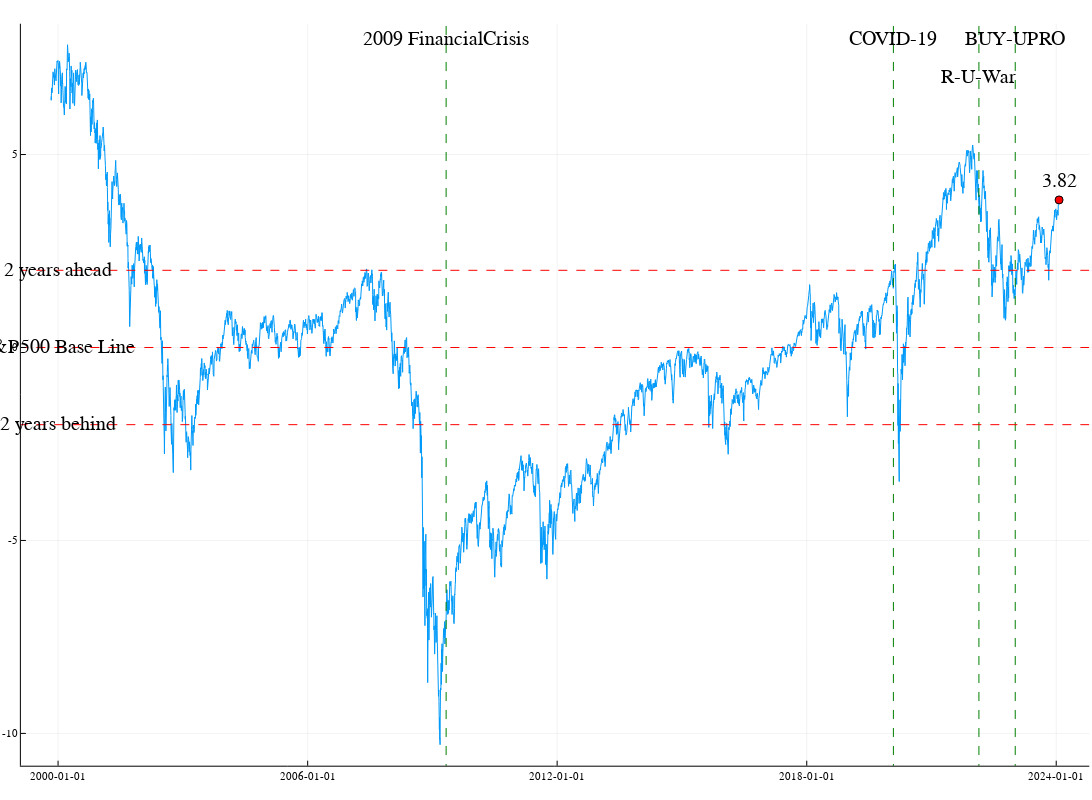

Write notebook code for a chart like this one.
### Code cell
latest_plot = plot(data.timestamp, data.year_adjusted_log_close, label=false, size=(1600,800))

# Add special events to the plot
add_event("2009-05-01", "2009\nFinancialCrisis", 8)
add_event("2020-02-01", "COVID-19", 8)
add_event("2022-02-21", "R-U-War", 7)
add_event("2023-01-06", "BUY-UPRO", 8)

# Add lines represent how many years the price is ahead or behind
date_annotate = Date("2000-01-01", "yyyy-mm-dd")
hline!([0], label=false, color=:red, linestyle=:dash)
annotate!(date_annotate, 0, text("S&P500 Base Line"))
hline!([2], label=false, color=:red, linestyle=:dash)
annotate!(date_annotate, 2, text("2 years ahead"))
hline!([-2], label=false, color=:red, linestyle=:dash)
annotate!(date_annotate, -2, text("2 years behind"))

# Add current price position with rounded year value
scatter!([data.timestamp[1]], [data.year_adjusted_log_close[1]], label=false, color=:red, markershape=:circle)
annotate!(data.timestamp[1], data.year_adjusted_log_close[1]+0.5, text("$(round(data.year_adjusted_log_close[1], digits=2))"))

# Save plot to file before display
file_name = "results/"*Dates.format(now(), "yyyy-mm-dd")*".png"
isfile(file_name) && rm(file_name)
savefig(latest_plot, file_name);

display(latest_plot)

### Figure 1 — Plotly figure (JSON) as saved in the notebook; plotly's stock layout.template omitted (floating-point values rounded to 4 significant figures; data arrays with more than 128 entries replaced by an {"elided": "..."} marker saying what was removed)
{"data": [{"colorbar": {"len": 0.9763, "title": "", "x": 0.9975, "y": 0.5069}, "legendgroup": "", "line": {"color": "rgba(0, 154, 250, 1.000)", "dash": "solid", "shape": "linear", "width": 1}, "mode": "lines", "name": "", "showlegend": false, "type": "scatter", "x": {"elided": "6098 int values"}, "xaxis": "x", "y": {"elided": "6098 float values"}, "yaxis": "y"}, {"colorbar": {"len": 0.9763, "title": "", "x": 0.9975, "y": 0.5069}, "legendgroup": "", "line": {"color": "rgba(0, 128, 0, 1.000)", "dash": "dash", "shape": "linear", "width": 1}, "mode": "lines", "name": "", "showlegend": false, "type": "scatter", "x": [733528, 733528], "xaxis": "x", "y": [-1933.0, 1931.0], "yaxis": "y"}, {"colorbar": {"len": 0.9763, "title": "", "x": 0.9975, "y": 0.5069}, "legendgroup": "", "line": {"color": "rgba(0, 128, 0, 1.000)", "dash": "dash", "shape": "linear", "width": 1}, "mode": "lines", "name": "", "showlegend": false, "type": "scatter", "x": [737456, 737456], "xaxis": "x", "y": [-1933.0, 1931.0], "yaxis": "y"}, {"colorbar": {"len": 0.9763, "title": "", "x": 0.9975, "y": 0.5069}, "legendgroup": "", "line": {"color": "rgba(0, 128, 0, 1.000)", "dash": "dash", "shape": "linear", "width": 1}, "mode": "lines", "name": "", "showlegend": false, "type": "scatter", "x": [738207, 738207], "xaxis": "x", "y": [-1933.0, 1931.0], "yaxis": "y"}, {"colorbar": {"len": 0.9763, "title": "", "x": 0.9975, "y": 0.5069}, "legendgroup": "", "line": {"color": "rgba(0, 128, 0, 1.000)", "dash": "dash", "shape": "linear", "width": 1}, "mode": "lines", "name": "", "showlegend": false, "type": "scatter", "x": [738526, 738526], "xaxis": "x", "y": [-1933.0, 1931.0], "yaxis": "y"}, {"colorbar": {"len": 0.9763, "title": "", "x": 0.9975, "y": 0.5069}, "legendgroup": "", "line": {"color": "rgba(255, 0, 0, 1.000)", "dash": "dash", "shape": "linear", "width": 1}, "mode": "lines", "name": "", "showlegend": false, "type": "scatter", "x": [-208500.0, 1677000.0], "xaxis": "x", "y": [0, 0], "yaxis": "y"}, {"colorbar": {"len": 0.9763, "title": "", "x": 0.9975, "y": 0.5069}, "legendgroup": "", "line": {"color": "rgba(255, 0, 0, 1.000)", "dash": "dash", "shape": "linear", "width": 1}, "mode": "lines", "name": "", "showlegend": false, "type": "scatter", "x": [-208500.0, 1677000.0], "xaxis": "x", "y": [2, 2], "yaxis": "y"}, {"colorbar": {"len": 0.9763, "title": "", "x": 0.9975, "y": 0.5069}, "legendgroup": "", "line": {"color": "rgba(255, 0, 0, 1.000)", "dash": "dash", "shape": "linear", "width": 1}, "mode": "lines", "name": "", "showlegend": false, "type": "scatter", "x": [-208500.0, 1677000.0], "xaxis": "x", "y": [-2, -2], "yaxis": "y"}, {"colorbar": {"len": 0.9763, "title": "", "x": 0.9975, "y": 0.5069}, "legendgroup": "", "marker": {"color": "rgba(255, 0, 0, 1.000)", "line": {"color": "rgba(0, 0, 0, 1.000)", "width": 1}, "size": 8, "symbol": "circle"}, "mode": "markers", "name": "", "showlegend": false, "type": "scatter", "x": [738911], "xaxis": "x", "y": [3.824], "yaxis": "y"}], "layout": {"annotations": [{"font": {"color": "rgba(0, 0, 0, 1.000)", "family": "sans-serif", "size": 20}, "rotation": 0, "showarrow": false, "text": "2009\nFinancialCrisis", "x": 733528, "xanchor": "center", "xref": "x", "y": 8, "yanchor": "middle", "yref": "y"}, {"font": {"color": "rgba(0, 0, 0, 1.000)", "family": "sans-serif", "size": 20}, "rotation": 0, "showarrow": false, "text": "COVID-19", "x": 737456, "xanchor": "center", "xref": "x", "y": 8, "yanchor": "middle", "yref": "y"}, {"font": {"color": "rgba(0, 0, 0, 1.000)", "family": "sans-serif", "size": 20}, "rotation": 0, "showarrow": false, "text": "R-U-War", "x": 738207, "xanchor": "center", "xref": "x", "y": 7, "yanchor": "middle", "yref": "y"}, {"font": {"color": "rgba(0, 0, 0, 1.000)", "family": "sans-serif", "size": 20}, "rotation": 0, "showarrow": false, "text": "BUY-UPRO", "x": 738526, "xanchor": "center", "xref": "x", "y": 8, "yanchor": "middle", "yref": "y"}, {"font": {"color": "rgba(0, 0, 0, 1.000)", "family": "sans-serif", "size": 20}, "rotation": 0, "showarrow": false, "text": "S&P500 Base Line", "x": 730120, "xanchor": "center", "xref": "x", "y": 0, "yanchor": "middle", "yref": "y"}, {"font": {"color": "rgba(0, 0, 0, 1.000)", "family": "sans-serif", "size": 20}, "rotation": 0, "showarrow": false, "text": "2 years ahead", "x": 730120, "xanchor": "center", "xref": "x", "y": 2, "yanchor": "middle", "yref": "y"}, {"font": {"color": "rgba(0, 0, 0, 1.000)", "family": "sans-serif", "size": 20}, "rotation": 0, "showarrow": false, "text": "2 years behind", "x": 730120, "xanchor": "center", "xref": "x", "y": -2, "yanchor": "middle", "yref": "y"}, {"font": {"color": "rgba(0, 0, 0, 1.000)", "family": "sans-serif", "size": 20}, "rotation": 0, "showarrow": false, "text": "3.82", "x": 738911, "xanchor": "center", "xref": "x", "y": 4.324, "yanchor": "middle", "yref": "y"}], "height": 800, "legend": {"bgcolor": "rgba(255, 255, 255, 1.000)", "bordercolor": "rgba(0, 0, 0, 1.000)", "borderwidth": 1, "font": {"color": "rgba(0, 0, 0, 1.000)", "family": "sans-serif", "size": 11}, "title": {"font": {"color": "rgba(0, 0, 0, 1.000)", "family": "sans-serif", "size": 15}, "text": ""}, "tracegroupgap": 0, "traceorder": "normal", "x": 1, "xanchor": "auto", "y": 1, "yanchor": "auto"}, "margin": {"b": 20, "l": 0, "r": 0, "t": 20}, "paper_bgcolor": "rgba(255, 255, 255, 1.000)", "plot_bgcolor": "rgba(255, 255, 255, 1.000)", "showlegend": true, "width": 1600, "xaxis": {"anchor": "y", "domain": [0.01913, 0.9975], "gridcolor": "rgba(0, 0, 0, 0.100)", "gridwidth": 0.5, "linecolor": "rgba(0, 0, 0, 1.000)", "mirror": false, "range": [729800.0, 739200.0], "showgrid": true, "showline": true, "showticklabels": true, "tickangle": 0, "tickcolor": "rgb(0, 0, 0)", "tickfont": {"color": "rgba(0, 0, 0, 1.000)", "family": "sans-serif", "size": 11}, "tickmode": "array", "ticks": "inside", "ticktext": ["2000-01-01", "2006-01-01", "2012-01-01", "2018-01-01", "2024-01-01"], "tickvals": [730120, 732312, 734503, 736695, 738886], "title": "", "titlefont": {"color": "rgba(0, 0, 0, 1.000)", "family": "sans-serif", "size": 15}, "type": "-", "visible": true, "zeroline": false, "zerolinecolor": "rgba(0, 0, 0, 1.000)"}, "yaxis": {"anchor": "x", "domain": [0.01881, 0.9951], "gridcolor": "rgba(0, 0, 0, 0.100)", "gridwidth": 0.5, "linecolor": "rgba(0, 0, 0, 1.000)", "mirror": false, "range": [-10.84, 8.389], "showgrid": true, "showline": true, "showticklabels": true, "tickangle": 0, "tickcolor": "rgb(0, 0, 0)", "tickfont": {"color": "rgba(0, 0, 0, 1.000)", "family": "sans-serif", "size": 11}, "tickmode": "array", "ticks": "inside", "ticktext": ["-10", "-5", "0", "5"], "tickvals": [-10, -5, 0, 5], "title": "", "titlefont": {"color": "rgba(0, 0, 0, 1.000)", "family": "sans-serif", "size": 15}, "type": "-", "visible": true, "zeroline": false, "zerolinecolor": "rgba(0, 0, 0, 1.000)"}}}
